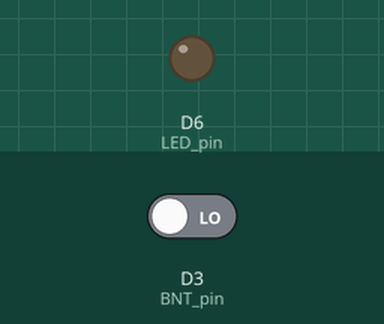
Simulated run of this sketch. Board: ESP8266 (NodeMCU). Shown: output pins drawn as LEDs (lit = HIGH). The test bench sets the inputs (shaded band); at power-on: D3 (BNT_pin) LOW.

Above: at 1.2 s.
1.3 s: D3 (BNT_pin) driven HIGH
At 2.2 s:
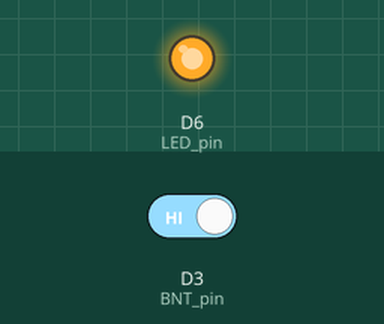
Timing chart, 0 to 4.3 s (numbered marks = the images above; inputs shaded):
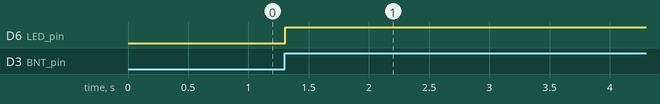

Measured:
- after the input at 1.3 s, D6 (LED_pin): LOW → HIGH at once

The sketch:

study_led_onoff.ino
```cpp
#define LED_pin D6
#define BNT_pin D3

void setup()
{
  pinMode(LED_pin, OUTPUT);
  pinMode(BNT_pin, INPUT);
}

int buf = 0;
int led_mode = 0;

void loop()
{
  if (digitalRead(BNT_pin) == HIGH)
  {
    if (buf == 0)
      led_mode = (led_mode + 1) % 2;
  }

  buf = digitalRead(BNT_pin);

  digitalWrite(LED_pin, led_mode);
  delay(10);
}
```
